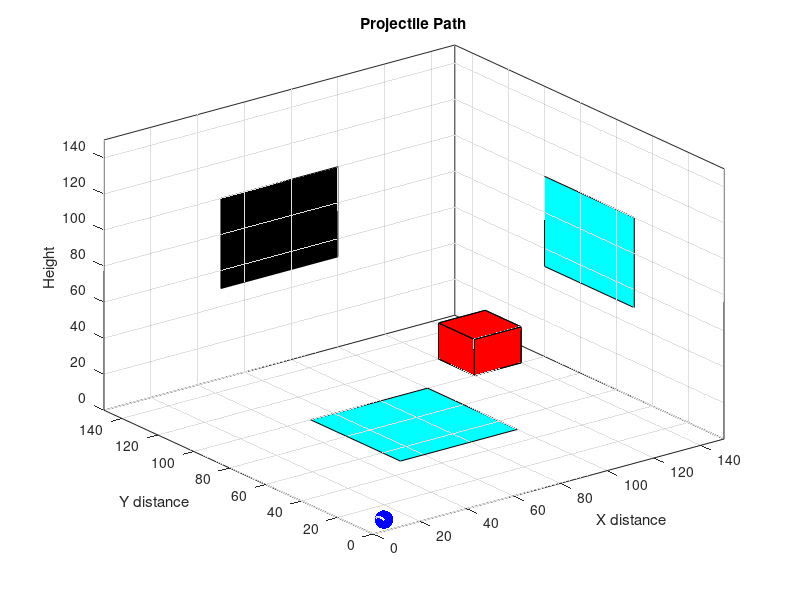

Source code (MATLAB):
% ME 341 Project
% Sam Komonosky
% 3D Version
clc;
clear;
close all;

projectile_size = input('Select the projectile size\n1 = Small, 2 = Medium, 3 = Large\n');

switch projectile_size
    case 1 % Small
        D = 0.075; % diameter of projectile - m
        ms = 40;
    case 2 % Medium
        D = 0.15; % diameter of projectile - m
        ms = 40;
    case 3 % Large
        D = 0.5; % diameter of projectile - m
        ms = 40;
    otherwise
        D = 0.2;
        ms = 40;
end

projectile_mass = input('Select the mass of the projectile\n1 = Light, 2 = Medium, 3 = Heavy, 4 = Superheavy\n');

switch projectile_mass
    case 1 % Light
        m = 0.100; % mass of projectile - kg
    case 2 % Medium
        m = 0.750;
    case 3 % Heavy
        m = 2;
    case 4 % Superheavy
        m = 10;
    otherwise
        m = 0.500;
end

A = pi/4*D^2; % Area - m^2
r = 5; % radius of projectile (for calculations only)
CD = 0.47; % Drag Coefficient
e = 0.88; % coefficient of restitution
rho = 1.12; % air density - kg/m^3
g = 9.81; % gravity - m/s^s
dt = 0.001; % 1 ms

% initial conditions
difficulty = input('Enter the difficulty\n 1 = easy, 2 = medium, 3 = hard: ');
v = input('Enter the launch speed: '); %  initial speed - m/s
theta = input('Enter the vertical launch angle: '); % intial x-axis angle - degrees
fi = input('Enter the horizontal launch angle: ');  % intial z-axis angle - degrees
x1(1) = r; % initial x position
x2(1) = v*cosd(theta)*cosd(fi); % initial x velocity
y1(1) = r; % initial y position
y2(1) = v*cosd(theta)*sind(fi); % initial y velocity
z1(1) = r;  % initial z position
z2(1) = v*sind(theta);
ax(1) = 0; % initial x acceleration
ay(1) = 0; % initial y acceleration
az(1) = 0; % initial z acceleration
bounces = 0;
t(1) = 0;

% Magnets: cyan - attractor, black - repeller
m1 = [50 50 0];
m2 = [100 50 0];
m3 = [100 100 0];
m4 = [50 100 0];
mx1 = [m1(1) m2(1) m3(1) m4(1)];
my1 = [m1(2) m2(2) m3(2) m4(2)];
mz1 = [m1(3) m2(3) m3(3) m4(3)];
mag1 = fill3(mx1, my1, mz1, 'c');
hold on;
m5 = [50 150 50];
m6 = [100 150 50];
m7 = [100 150 100];
m8 = [50 150 100];
mx2 = [m5(1) m6(1) m7(1) m8(1)];
my2 = [m5(2) m6(2) m7(2) m8(2)];
mz2 = [m5(3) m6(3) m7(3) m8(3)];
mag2 = fill3(mx2, my2, mz2, 'k');
hold on;
m9 = [150 100 50];
m10 = [150 50 50];
m11 = [150 50 100];
m12 = [150 100 100];
mx3 = [m9(1) m10(1) m11(1) m12(1)];
my3 = [m9(2) m10(2) m11(2) m12(2)];
mz3 = [m9(3) m10(3) m11(3) m12(3)];
mag3 = fill3(mx3, my3, mz3, 'c');

switch difficulty
    case 1
        magnet_strength = 50;
    case 2
        magnet_strength = 100;
    case 3
        magnet_strength = 200;
    otherwise
        magnet_strength = 0;
end

% Get values for position and velocity
n = 1;
while min(z1) >= r/2  % stop before y value drops below zero
    ax(n+1) = -1/(2*m)*CD*rho*A*v*x2(n);
    ay(n+1) = -1/(2*m)*CD*rho*A*v*y2(n);
    az(n+1) = -1/(2*m)*CD*rho*A*v*z2(n) - g;
    
    x2(n+1) = x2(n) + ax(n)*dt;
    y2(n+1) = y2(n) + ay(n)*dt;
    z2(n+1) = z2(n) + az(n)*dt;
    
    v = sqrt(x2(n)^2 + y2(n)^2 + z2(n)^2);
    
    x1(n+1) = x1(n) + x2(n)*dt + 0.5*ax(n)*dt^2;
    y1(n+1) = y1(n) + y2(n)*dt + 0.5*ay(n)*dt^2;
    z1(n+1) = z1(n) + z2(n)*dt + 0.5*az(n)*dt^2;
    
    % magnet 1
    % Explanation:
    % Magnet exerts a force on the projectile, F = ma and m is constant,
    % so the acceleration of the projectile is modified
    if x1(n) >= m1(1) && x1(n) <= m2(1)
        if y1(n) >= m1(2) && y1(n) <= m3(2)
            az(n+1) = az(n+1) - magnet_strength * 1/z1(n);
        end
    end
    
    % magnet 2
    if x1(n) >= m5(1) && x1(n) <= m6(1)
        if z1(n) >= m5(3) && y1(n) <= m7(3)
            ay(n+1) = ay(n+1) - magnet_strength * 1/y1(n);
        end
    end
    
    % magnet 3
    if z1(n) >= m9(3) && z1(n) <= m11(3)
        if y1(n) >= m11(2) && y1(n) <= m9(2)
            ax(n+1) = ax(n+1) + magnet_strength * 1/x1(n);
        end
    end
    
    t(n+1) = t(n) + dt;
    
    % If the projectile hits a wall, it bounces off
    if x1(n+1) >= 150
        x2(n+1) = -x2(n+1)*e;
        bounces = bounces + 1;
        x1(n+1) = 150;
    end
    
    if y1(n+1) >= 150
        y2(n+1) = -x2(n+1)*e;
        bounces = bounces + 1;
        y1(n+1) = 150;
    end
    
    if z1(n+1) >= 150
        z2(n+1) = -x2(n+1)*e;
        bounces = bounces + 1;
        z1(n+1) = 150;
    end
    
    n = n + 1;
end


% Draw the target
% Yeah, so this is ugly - have to draw each surface separately
p1 = [120 100 0];
p2 = [140 100 0];
p3 = [140 120 0];
p4 = [120 120 0];
p5 = [120 100 20];
p6 = [140 100 20];
p7 = [140 120 20];
p8 = [120 120 20];

target_center = [(p1(1)+p2(1))/2 (p1(2)+p3(2))/2];

% Bottom Surface
tx1 = [p1(1) p2(1) p3(1) p4(1)];
ty1 = [p1(2) p2(2) p3(2) p4(2)];
tz1 = [p1(3) p2(3) p3(3) p4(3)];
t1 = fill3(tx1, ty1, tz1, 'r');
hold on;
% Front Surface
tx2 = [p1(1) p2(1) p6(1) p5(1)];
ty2 = [p1(2) p2(2) p6(2) p5(2)];
tz2 = [p1(3) p2(3) p6(3) p5(3)];
t2 = fill3(tx2, ty2, tz2, 'r');
% Right Surface
tx3 = [p2(1) p3(1) p7(1) p6(1)];
ty3 = [p2(2) p3(2) p7(2) p6(2)];
tz3 = [p2(3) p3(3) p7(3) p6(3)];
t3 = fill3(tx3, ty3, tz3, 'r');
% Back Surface
tx4 = [p4(1) p3(1) p7(1) p8(1)];
ty4 = [p4(2) p3(2) p7(2) p8(2)];
tz4 = [p4(3) p3(3) p7(3) p8(3)];
t4 = fill3(tx4, ty4, tz4, 'r');
% Left Surface
tx5 = [p1(1) p4(1) p8(1) p5(1)];
ty5 = [p1(2) p4(2) p8(2) p5(2)];
tz5 = [p1(3) p4(3) p8(3) p5(3)];
t5 = fill3(tx5, ty5, tz5, 'r');
% Top Surface
tx6 = [p5(1) p6(1) p7(1) p8(1)];
ty6 = [p5(2) p6(2) p7(2) p8(2)];
tz6 = [p5(3) p6(3) p7(3) p8(3)];
t6 = fill3(tx6, ty6, tz6, 'r');

% Set up graph
f = figure(1);
axis([0 150 0 150 0 150]);
xlabel('X distance');
ylabel('Y distance');
zlabel('Height');
title('Projectile Path');
grid on;
hold on;
hit = 0;

% Plot the projectile
for n=1:20:length(x1)
    k = plot3(x1(n), y1(n), z1(n), 'b.', 'MarkerSize', ms);
    plot3(x1(1:n), y1(1:n), z1(1:n), 'b--');
    pause(0.001);
    delete(k);
    % check if hit, if true -> 'destroy' target and break out of loop
    if z1(n) < p5(3)
        if x1(n) > p1(1)
            if y1(n) > p1(2) && y1(n) < p3(2)
                hit = 1;
                plot3(x1(n), y1(n), z1(n), 'b.', 'MarkerSize', ms);
                delete(t1);
                delete(t2);
                delete(t3);
                delete(t4);
                delete(t5);
                delete(t6);
                break;
            end
        end
    end
end

% plot final position if miss
if hit ~= 1
    plot3(x1(length(x1)), y1(length(y1)), z1(length(z1)), 'b.', 'MarkerSize', ms);
end

% Calculate position from target
final_pos = [x1(length(x1)) y1(length(y1))];
distance_from_target = sqrt((final_pos(1) - target_center(1))^2 + (final_pos(2) - target_center(2))^2);

% Calculate points
if hit == 1
    points = 100;
else
    points = 100 - distance_from_target;
    if points < 0
        points = 0;
    end
end

% Output
if hit == 1
    fprintf('Hit registered! + 100 points!\n');
    % you get bonus points if you hit the target after bouncing
    if bounces > 0
        fprintf('Bank shot! +%d points!\n', 20*bounces);
        points = points + 20 * bounces;
    end
else
    fprintf('Target missed!\n');
end
fprintf('You get %d points\n', round(points));

